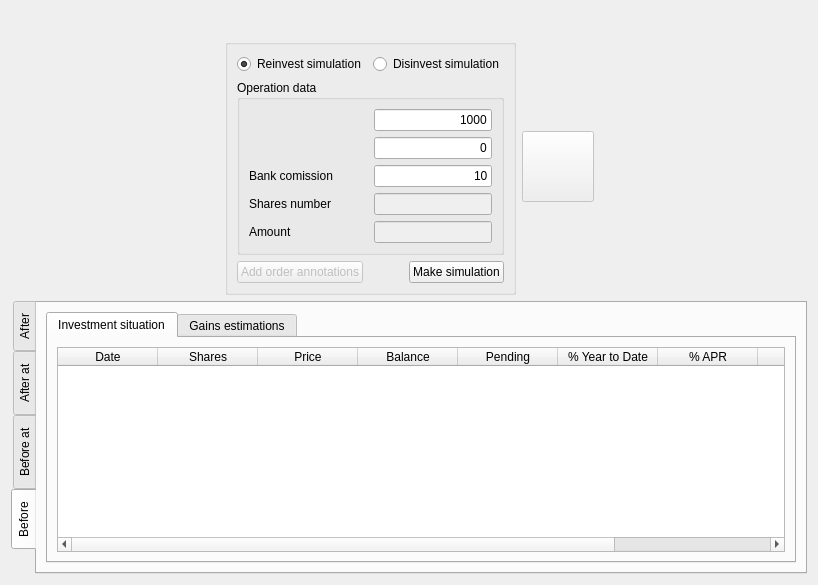
<?xml version="1.0" encoding="UTF-8"?>
<ui version="4.0">
 <class>wdgDisReinvest</class>
 <widget class="QWidget" name="wdgDisReinvest">
  <property name="geometry">
   <rect>
    <x>0</x>
    <y>0</y>
    <width>818</width>
    <height>585</height>
   </rect>
  </property>
  <property name="windowIcon">
   <iconset resource="../images/xulpymoney.qrc">
    <normaloff>:/xulpymoney/tools-wizard.png</normaloff>:/xulpymoney/tools-wizard.png</iconset>
  </property>
  <layout class="QHBoxLayout" name="horizontalLayout_14">
   <item>
    <layout class="QVBoxLayout" name="verticalLayout_3">
     <item>
      <widget class="QLabel" name="lblTitulo">
       <property name="font">
        <font>
         <pointsize>14</pointsize>
         <weight>75</weight>
         <bold>true</bold>
        </font>
       </property>
       <property name="styleSheet">
        <string notr="true">color: rgb(0, 128, 0);</string>
       </property>
       <property name="alignment">
        <set>Qt::AlignCenter</set>
       </property>
      </widget>
     </item>
     <item>
      <layout class="QHBoxLayout" name="horizontalLayout_8">
       <item>
        <spacer name="horizontalSpacer">
         <property name="orientation">
          <enum>Qt::Horizontal</enum>
         </property>
         <property name="sizeHint" stdset="0">
          <size>
           <width>40</width>
           <height>20</height>
          </size>
         </property>
        </spacer>
       </item>
       <item>
        <widget class="QGroupBox" name="grp">
         <property name="title">
          <string/>
         </property>
         <layout class="QHBoxLayout" name="horizontalLayout_7">
          <item>
           <layout class="QVBoxLayout" name="verticalLayout">
            <item>
             <layout class="QHBoxLayout" name="horizontalLayout">
              <item>
               <widget class="QRadioButton" name="radRe">
                <property name="text">
                 <string>Reinvest simulation</string>
                </property>
                <property name="checked">
                 <bool>true</bool>
                </property>
               </widget>
              </item>
              <item>
               <widget class="QRadioButton" name="radDes">
                <property name="text">
                 <string>Disinvest simulation</string>
                </property>
                <property name="checked">
                 <bool>false</bool>
                </property>
               </widget>
              </item>
             </layout>
            </item>
            <item>
             <widget class="QGroupBox" name="groupBox">
              <property name="title">
               <string>Operation data</string>
              </property>
              <layout class="QHBoxLayout" name="horizontalLayout_6">
               <item>
                <layout class="QVBoxLayout" name="verticalLayout_2">
                 <item>
                  <layout class="QHBoxLayout" name="horizontalLayout_12">
                   <item>
                    <widget class="QLabel" name="lblSimulacion"/>
                   </item>
                   <item>
                    <widget class="myQLineEdit" name="txtSimulacion">
                     <property name="sizePolicy">
                      <sizepolicy hsizetype="Minimum" vsizetype="Fixed">
                       <horstretch>0</horstretch>
                       <verstretch>0</verstretch>
                      </sizepolicy>
                     </property>
                     <property name="text">
                      <string>1000</string>
                     </property>
                     <property name="alignment">
                      <set>Qt::AlignRight|Qt::AlignTrailing|Qt::AlignVCenter</set>
                     </property>
                    </widget>
                   </item>
                  </layout>
                 </item>
                 <item>
                  <layout class="QHBoxLayout" name="horizontalLayout_5">
                   <item>
                    <widget class="QLabel" name="lblValor"/>
                   </item>
                   <item>
                    <widget class="myQLineEdit" name="txtValorAccion">
                     <property name="sizePolicy">
                      <sizepolicy hsizetype="Minimum" vsizetype="Fixed">
                       <horstretch>0</horstretch>
                       <verstretch>0</verstretch>
                      </sizepolicy>
                     </property>
                     <property name="text">
                      <string>0</string>
                     </property>
                     <property name="alignment">
                      <set>Qt::AlignRight|Qt::AlignTrailing|Qt::AlignVCenter</set>
                     </property>
                    </widget>
                   </item>
                  </layout>
                 </item>
                 <item>
                  <layout class="QHBoxLayout" name="horizontalLayout_4">
                   <item>
                    <widget class="QLabel" name="label_3">
                     <property name="text">
                      <string>Bank comission</string>
                     </property>
                    </widget>
                   </item>
                   <item>
                    <widget class="myQLineEdit" name="txtComision">
                     <property name="sizePolicy">
                      <sizepolicy hsizetype="Minimum" vsizetype="Fixed">
                       <horstretch>0</horstretch>
                       <verstretch>0</verstretch>
                      </sizepolicy>
                     </property>
                     <property name="text">
                      <string>10</string>
                     </property>
                     <property name="alignment">
                      <set>Qt::AlignRight|Qt::AlignTrailing|Qt::AlignVCenter</set>
                     </property>
                    </widget>
                   </item>
                  </layout>
                 </item>
                 <item>
                  <layout class="QHBoxLayout" name="horizontalLayout_11">
                   <item>
                    <widget class="QLabel" name="label_5">
                     <property name="text">
                      <string>Shares number</string>
                     </property>
                    </widget>
                   </item>
                   <item>
                    <widget class="myQLineEdit" name="txtAcciones">
                     <property name="enabled">
                      <bool>false</bool>
                     </property>
                     <property name="sizePolicy">
                      <sizepolicy hsizetype="Minimum" vsizetype="Fixed">
                       <horstretch>0</horstretch>
                       <verstretch>0</verstretch>
                      </sizepolicy>
                     </property>
                     <property name="text">
                      <string/>
                     </property>
                     <property name="alignment">
                      <set>Qt::AlignRight|Qt::AlignTrailing|Qt::AlignVCenter</set>
                     </property>
                    </widget>
                   </item>
                  </layout>
                 </item>
                 <item>
                  <layout class="QHBoxLayout" name="horizontalLayout_3">
                   <item>
                    <widget class="QLabel" name="label_2">
                     <property name="text">
                      <string>Amount</string>
                     </property>
                    </widget>
                   </item>
                   <item>
                    <widget class="myQLineEdit" name="txtImporte">
                     <property name="enabled">
                      <bool>false</bool>
                     </property>
                     <property name="sizePolicy">
                      <sizepolicy hsizetype="Minimum" vsizetype="Fixed">
                       <horstretch>0</horstretch>
                       <verstretch>0</verstretch>
                      </sizepolicy>
                     </property>
                     <property name="text">
                      <string/>
                     </property>
                     <property name="alignment">
                      <set>Qt::AlignRight|Qt::AlignTrailing|Qt::AlignVCenter</set>
                     </property>
                    </widget>
                   </item>
                  </layout>
                 </item>
                </layout>
               </item>
              </layout>
             </widget>
            </item>
            <item>
             <layout class="QHBoxLayout" name="horizontalLayout_2">
              <item>
               <widget class="QPushButton" name="cmdOrder">
                <property name="enabled">
                 <bool>false</bool>
                </property>
                <property name="text">
                 <string>Add order annotations</string>
                </property>
                <property name="icon">
                 <iconset resource="../images/xulpymoney.qrc">
                  <normaloff>:/xulpymoney/add.png</normaloff>:/xulpymoney/add.png</iconset>
                </property>
               </widget>
              </item>
              <item>
               <spacer name="horizontalSpacer_3">
                <property name="orientation">
                 <enum>Qt::Horizontal</enum>
                </property>
                <property name="sizeHint" stdset="0">
                 <size>
                  <width>40</width>
                  <height>20</height>
                 </size>
                </property>
               </spacer>
              </item>
              <item>
               <widget class="QPushButton" name="cmd">
                <property name="text">
                 <string>Make simulation</string>
                </property>
                <property name="icon">
                 <iconset resource="../images/xulpymoney.qrc">
                  <normaloff>:/xulpymoney/tools-wizard.png</normaloff>:/xulpymoney/tools-wizard.png</iconset>
                </property>
               </widget>
              </item>
             </layout>
            </item>
           </layout>
          </item>
         </layout>
        </widget>
       </item>
       <item>
        <widget class="QToolButton" name="cmdGraph">
         <property name="enabled">
          <bool>false</bool>
         </property>
         <property name="toolTip">
          <string>Show operations in a graph</string>
         </property>
         <property name="text">
          <string/>
         </property>
         <property name="icon">
          <iconset resource="../images/xulpymoney.qrc">
           <normaloff>:/xulpymoney/report.png</normaloff>:/xulpymoney/report.png</iconset>
         </property>
         <property name="iconSize">
          <size>
           <width>64</width>
           <height>64</height>
          </size>
         </property>
        </widget>
       </item>
       <item>
        <spacer name="horizontalSpacer_2">
         <property name="orientation">
          <enum>Qt::Horizontal</enum>
         </property>
         <property name="sizeHint" stdset="0">
          <size>
           <width>40</width>
           <height>20</height>
          </size>
         </property>
        </spacer>
       </item>
      </layout>
     </item>
     <item>
      <widget class="QTabWidget" name="tabAB">
       <property name="tabPosition">
        <enum>QTabWidget::West</enum>
       </property>
       <property name="currentIndex">
        <number>3</number>
       </property>
       <widget class="QWidget" name="tab_5">
        <attribute name="title">
         <string>After</string>
        </attribute>
        <layout class="QHBoxLayout" name="horizontalLayout_18">
         <item>
          <widget class="QTabWidget" name="tabOpAcHi">
           <property name="currentIndex">
            <number>1</number>
           </property>
           <widget class="QWidget" name="tab_9">
            <attribute name="title">
             <string>Investment operations</string>
            </attribute>
            <layout class="QHBoxLayout" name="horizontalLayout_17">
             <item>
              <widget class="myQTableWidget" name="tblOperaciones">
               <property name="contextMenuPolicy">
                <enum>Qt::CustomContextMenu</enum>
               </property>
               <property name="alternatingRowColors">
                <bool>true</bool>
               </property>
               <property name="selectionMode">
                <enum>QAbstractItemView::NoSelection</enum>
               </property>
               <attribute name="verticalHeaderVisible">
                <bool>false</bool>
               </attribute>
               <column>
                <property name="text">
                 <string>Id</string>
                </property>
               </column>
               <column>
                <property name="text">
                 <string>Date</string>
                </property>
               </column>
               <column>
                <property name="text">
                 <string>Operation type</string>
                </property>
               </column>
               <column>
                <property name="text">
                 <string>Shares</string>
                </property>
               </column>
               <column>
                <property name="text">
                 <string>Price</string>
                </property>
               </column>
               <column>
                <property name="text">
                 <string>Balance</string>
                </property>
               </column>
               <column>
                <property name="text">
                 <string>Comission</string>
                </property>
               </column>
               <column>
                <property name="text">
                 <string>Taxes</string>
                </property>
               </column>
              </widget>
             </item>
            </layout>
           </widget>
           <widget class="QWidget" name="Situac_2">
            <attribute name="title">
             <string>Investment current state</string>
            </attribute>
            <layout class="QHBoxLayout" name="horizontalLayout_15">
             <item>
              <widget class="myQTableWidget" name="tblInvestmentsActualDespues">
               <property name="contextMenuPolicy">
                <enum>Qt::CustomContextMenu</enum>
               </property>
               <property name="alternatingRowColors">
                <bool>true</bool>
               </property>
               <property name="selectionMode">
                <enum>QAbstractItemView::NoSelection</enum>
               </property>
               <attribute name="verticalHeaderVisible">
                <bool>false</bool>
               </attribute>
               <column>
                <property name="text">
                 <string>Date</string>
                </property>
               </column>
               <column>
                <property name="text">
                 <string>Shares</string>
                </property>
               </column>
               <column>
                <property name="text">
                 <string>Price</string>
                </property>
               </column>
               <column>
                <property name="text">
                 <string>Balance</string>
                </property>
               </column>
               <column>
                <property name="text">
                 <string>Pending</string>
                </property>
               </column>
               <column>
                <property name="text">
                 <string>% Annual</string>
                </property>
               </column>
               <column>
                <property name="text">
                 <string>% APR</string>
                </property>
               </column>
               <column>
                <property name="text">
                 <string>% Total</string>
                </property>
               </column>
               <column>
                <property name="text">
                 <string>Benchmark</string>
                </property>
               </column>
              </widget>
             </item>
            </layout>
           </widget>
           <widget class="QWidget" name="tab_8">
            <attribute name="title">
             <string>Historical operations</string>
            </attribute>
            <layout class="QHBoxLayout" name="horizontalLayout_16">
             <item>
              <widget class="myQTableWidget" name="tblInvestmentsHistoricas">
               <property name="contextMenuPolicy">
                <enum>Qt::CustomContextMenu</enum>
               </property>
               <property name="editTriggers">
                <set>QAbstractItemView::NoEditTriggers</set>
               </property>
               <property name="alternatingRowColors">
                <bool>true</bool>
               </property>
               <property name="selectionMode">
                <enum>QAbstractItemView::NoSelection</enum>
               </property>
               <attribute name="verticalHeaderVisible">
                <bool>false</bool>
               </attribute>
               <column>
                <property name="text">
                 <string>Date</string>
                </property>
               </column>
               <column>
                <property name="text">
                 <string>Years</string>
                </property>
               </column>
               <column>
                <property name="text">
                 <string>Investment</string>
                </property>
               </column>
               <column>
                <property name="text">
                 <string>Operation type</string>
                </property>
               </column>
               <column>
                <property name="text">
                 <string>Initial balance</string>
                </property>
               </column>
               <column>
                <property name="text">
                 <string>Final balance</string>
                </property>
               </column>
               <column>
                <property name="text">
                 <string>Gross</string>
                </property>
               </column>
               <column>
                <property name="text">
                 <string>Comissions</string>
                </property>
               </column>
               <column>
                <property name="text">
                 <string>Taxes</string>
                </property>
               </column>
               <column>
                <property name="text">
                 <string>Net</string>
                </property>
               </column>
               <column>
                <property name="text">
                 <string>% Total</string>
                </property>
               </column>
              </widget>
             </item>
            </layout>
           </widget>
           <widget class="QWidget" name="tab_2">
            <attribute name="title">
             <string>Gains estimations</string>
            </attribute>
            <layout class="QHBoxLayout" name="horizontalLayout_10">
             <item>
              <widget class="myQTableWidget" name="tblGainsAfter">
               <property name="editTriggers">
                <set>QAbstractItemView::NoEditTriggers</set>
               </property>
               <property name="alternatingRowColors">
                <bool>true</bool>
               </property>
               <property name="selectionMode">
                <enum>QAbstractItemView::SingleSelection</enum>
               </property>
               <property name="selectionBehavior">
                <enum>QAbstractItemView::SelectRows</enum>
               </property>
               <attribute name="verticalHeaderVisible">
                <bool>false</bool>
               </attribute>
               <column>
                <property name="text">
                 <string>% Gains</string>
                </property>
               </column>
               <column>
                <property name="text">
                 <string>Price</string>
                </property>
               </column>
               <column>
                <property name="text">
                 <string>Gains</string>
                </property>
               </column>
              </widget>
             </item>
            </layout>
           </widget>
          </widget>
         </item>
        </layout>
       </widget>
       <widget class="QWidget" name="tab_11">
        <attribute name="title">
         <string>After at</string>
        </attribute>
        <layout class="QHBoxLayout" name="horizontalLayout_25">
         <item>
          <widget class="QTabWidget" name="tabResultados_3">
           <property name="currentIndex">
            <number>0</number>
           </property>
           <widget class="QWidget" name="tab_12">
            <attribute name="title">
             <string>Investment situation</string>
            </attribute>
            <layout class="QHBoxLayout" name="horizontalLayout_23">
             <item>
              <widget class="myQTableWidget" name="tblInvestmentsActualDespuesAt">
               <property name="contextMenuPolicy">
                <enum>Qt::CustomContextMenu</enum>
               </property>
               <property name="alternatingRowColors">
                <bool>true</bool>
               </property>
               <property name="selectionMode">
                <enum>QAbstractItemView::NoSelection</enum>
               </property>
               <attribute name="verticalHeaderVisible">
                <bool>false</bool>
               </attribute>
               <column>
                <property name="text">
                 <string>Date</string>
                </property>
               </column>
               <column>
                <property name="text">
                 <string>Shares</string>
                </property>
               </column>
               <column>
                <property name="text">
                 <string>Price</string>
                </property>
               </column>
               <column>
                <property name="text">
                 <string>Balance</string>
                </property>
               </column>
               <column>
                <property name="text">
                 <string>Pending</string>
                </property>
               </column>
               <column>
                <property name="text">
                 <string>% Year to Date</string>
                </property>
               </column>
               <column>
                <property name="text">
                 <string>% APR</string>
                </property>
               </column>
               <column>
                <property name="text">
                 <string>% Total</string>
                </property>
               </column>
               <column>
                <property name="text">
                 <string>Benchmark</string>
                </property>
               </column>
              </widget>
             </item>
            </layout>
           </widget>
          </widget>
         </item>
        </layout>
       </widget>
       <widget class="QWidget" name="tab_3">
        <attribute name="title">
         <string>Before at</string>
        </attribute>
        <layout class="QHBoxLayout" name="horizontalLayout_22">
         <item>
          <widget class="QTabWidget" name="tabResultados_2">
           <property name="currentIndex">
            <number>0</number>
           </property>
           <widget class="QWidget" name="tab_7">
            <attribute name="title">
             <string>Investment situation</string>
            </attribute>
            <layout class="QHBoxLayout" name="horizontalLayout_20">
             <item>
              <widget class="myQTableWidget" name="tblInvestmentsActualAntesAt">
               <property name="contextMenuPolicy">
                <enum>Qt::CustomContextMenu</enum>
               </property>
               <property name="alternatingRowColors">
                <bool>true</bool>
               </property>
               <property name="selectionMode">
                <enum>QAbstractItemView::NoSelection</enum>
               </property>
               <attribute name="verticalHeaderVisible">
                <bool>false</bool>
               </attribute>
               <column>
                <property name="text">
                 <string>Date</string>
                </property>
               </column>
               <column>
                <property name="text">
                 <string>Shares</string>
                </property>
               </column>
               <column>
                <property name="text">
                 <string>Price</string>
                </property>
               </column>
               <column>
                <property name="text">
                 <string>Balance</string>
                </property>
               </column>
               <column>
                <property name="text">
                 <string>Pending</string>
                </property>
               </column>
               <column>
                <property name="text">
                 <string>% Year to Date</string>
                </property>
               </column>
               <column>
                <property name="text">
                 <string>% APR</string>
                </property>
               </column>
               <column>
                <property name="text">
                 <string>% Total</string>
                </property>
               </column>
               <column>
                <property name="text">
                 <string>Benchmark</string>
                </property>
               </column>
              </widget>
             </item>
            </layout>
           </widget>
          </widget>
         </item>
        </layout>
       </widget>
       <widget class="QWidget" name="tab_6">
        <attribute name="title">
         <string>Before</string>
        </attribute>
        <layout class="QHBoxLayout" name="horizontalLayout_19">
         <item>
          <widget class="QTabWidget" name="tabResultados">
           <property name="currentIndex">
            <number>0</number>
           </property>
           <widget class="QWidget" name="tab_4">
            <attribute name="title">
             <string>Investment situation</string>
            </attribute>
            <layout class="QHBoxLayout" name="horizontalLayout_13">
             <item>
              <widget class="myQTableWidget" name="tblInvestmentsActualAntes">
               <property name="contextMenuPolicy">
                <enum>Qt::CustomContextMenu</enum>
               </property>
               <property name="alternatingRowColors">
                <bool>true</bool>
               </property>
               <property name="selectionMode">
                <enum>QAbstractItemView::NoSelection</enum>
               </property>
               <attribute name="verticalHeaderVisible">
                <bool>false</bool>
               </attribute>
               <column>
                <property name="text">
                 <string>Date</string>
                </property>
               </column>
               <column>
                <property name="text">
                 <string>Shares</string>
                </property>
               </column>
               <column>
                <property name="text">
                 <string>Price</string>
                </property>
               </column>
               <column>
                <property name="text">
                 <string>Balance</string>
                </property>
               </column>
               <column>
                <property name="text">
                 <string>Pending</string>
                </property>
               </column>
               <column>
                <property name="text">
                 <string>% Year to Date</string>
                </property>
               </column>
               <column>
                <property name="text">
                 <string>% APR</string>
                </property>
               </column>
               <column>
                <property name="text">
                 <string>% Total</string>
                </property>
               </column>
               <column>
                <property name="text">
                 <string>Benchmark</string>
                </property>
               </column>
              </widget>
             </item>
            </layout>
           </widget>
           <widget class="QWidget" name="tab">
            <attribute name="title">
             <string>Gains estimations</string>
            </attribute>
            <layout class="QHBoxLayout" name="horizontalLayout_9">
             <item>
              <widget class="myQTableWidget" name="tblGainsBefore">
               <property name="editTriggers">
                <set>QAbstractItemView::NoEditTriggers</set>
               </property>
               <property name="alternatingRowColors">
                <bool>true</bool>
               </property>
               <property name="selectionMode">
                <enum>QAbstractItemView::SingleSelection</enum>
               </property>
               <property name="selectionBehavior">
                <enum>QAbstractItemView::SelectRows</enum>
               </property>
               <attribute name="verticalHeaderVisible">
                <bool>false</bool>
               </attribute>
               <column>
                <property name="text">
                 <string>% Gains</string>
                </property>
               </column>
               <column>
                <property name="text">
                 <string>Price</string>
                </property>
               </column>
               <column>
                <property name="text">
                 <string>Gains</string>
                </property>
               </column>
              </widget>
             </item>
            </layout>
           </widget>
          </widget>
         </item>
        </layout>
       </widget>
      </widget>
     </item>
    </layout>
   </item>
  </layout>
 </widget>
 <customwidgets>
  <customwidget>
   <class>myQTableWidget</class>
   <extends>QTableWidget</extends>
   <header location="global">myqtablewidget</header>
  </customwidget>
  <customwidget>
   <class>myQLineEdit</class>
   <extends>QLineEdit</extends>
   <header location="global">myqlineedit</header>
  </customwidget>
 </customwidgets>
 <resources>
  <include location="../images/xulpymoney.qrc"/>
 </resources>
 <connections/>
</ui>
